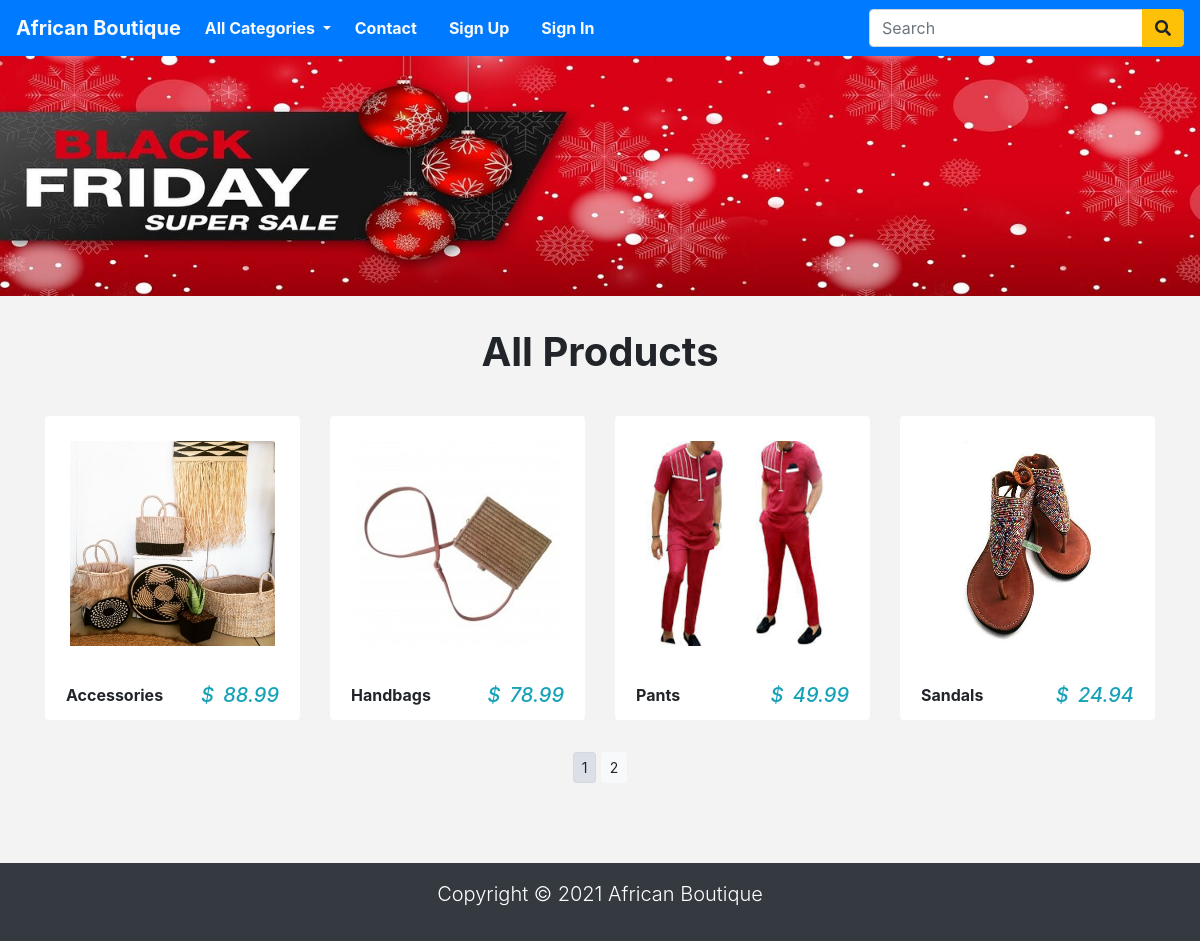
Before: / with the older database file.
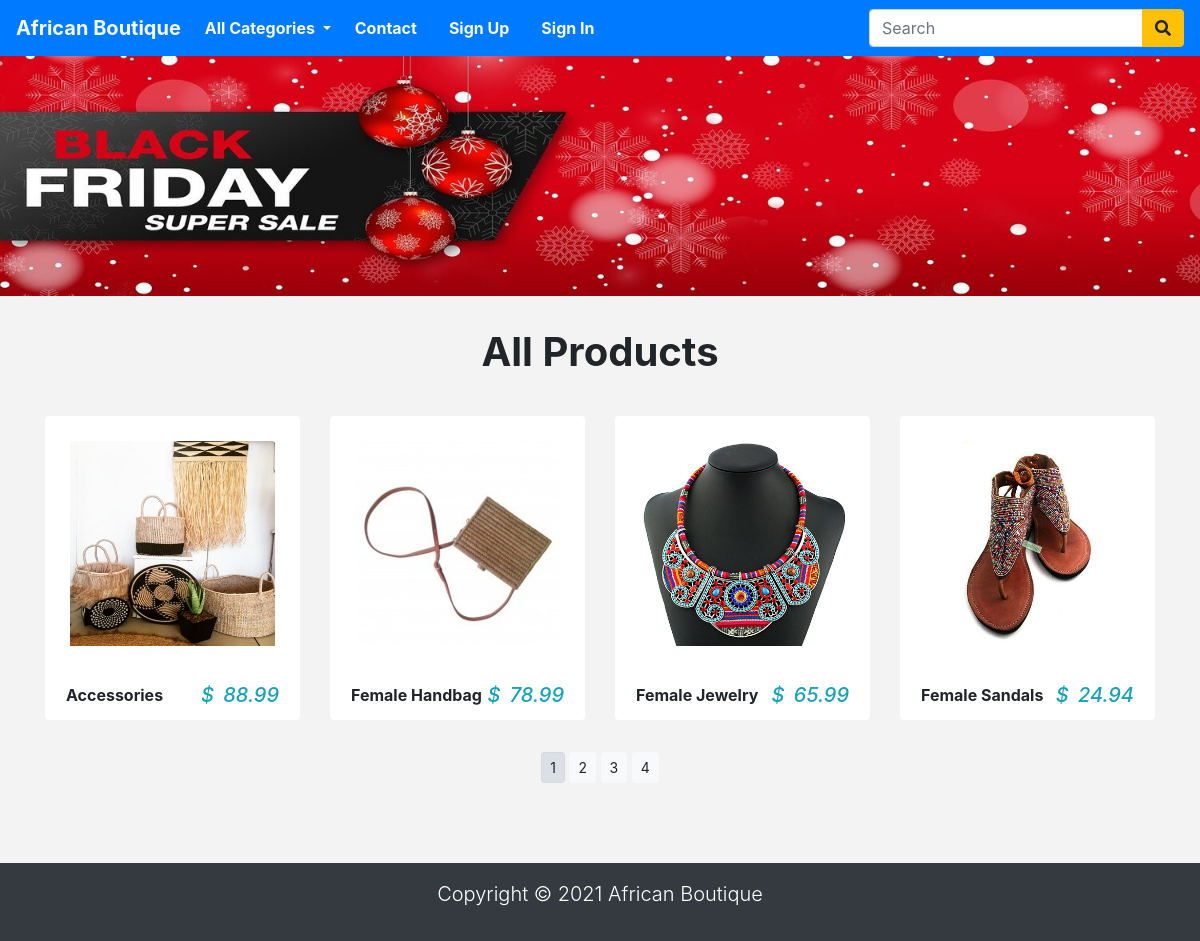
After: the same page with the newer database file.
### store/models.py (models this page shows, shortened)
class Product(models.Model):
    name = models.CharField(max_length=250, unique=True)
    slug = models.SlugField(max_length=250, unique=True)
    description = models.TextField(blank=True)
    category = models.ForeignKey(Category, on_delete=models.CASCADE)
    price = models.DecimalField(max_digits=10, decimal_places=2)
    image = models.ImageField(upload_to='product', blank=True)
    stock = models.IntegerField()
    available = models.BooleanField(default=True)
    created = models.DateTimeField(auto_now_add=True)
    updated = models.DateTimeField(auto_now=True)
    class Meta:
        ordering = ('name',)
        verbose_name = 'product'
        verbose_name_plural = 'products'
    def get_url(self):
        return reverse('product_detail', args=[self.category.slug, self.slug])

### store/views.py (the view)
# urls.py: 2. Add a URL to urlpatterns:  path('', views.home, name='home')
def home(request, category_slug=None):
    category_page = None
    products_list = None
    if category_slug != None:
        category_page = get_object_or_404(Category, slug=category_slug)
        products_list = Product.objects.filter(category=category_page, available=True)
    else:
        products_list = Product.objects.all().filter(available=True)
    paginator = Paginator(products_list, 4)
    try:
        page = int(request.GET.get('page', '1'))
    except:
        page = 1
    try:
        products = paginator.page(page)
    except(EmptyPage, InvalidPage):
        products = paginator.page(paginator.num_pages)
    return render(request, 'home.html', {'category': category_page, 'products': products})

### store/context_processors.py (called while the page is built)
def counter(request):
    item_count = 0
    if 'admin' in request.path:
        return {}
    else:
        try:
            cart=Cart.objects.filter(cart_id=_cart_id(request))
            cart_items = CartItem.objects.all().filter(cart=cart[:1])
            for cart_item in cart_items:
                item_count += cart_item.quantity
        except Cart.DoesNotExist:
            item_count = 0
    return dict(item_count=item_count)

def menu_links(request):
    links = Category.objects.all()
    return dict(links=links)

### store/models.py (called while the page is built)
    def get_url(self):
        return reverse('products_by_category', args=[self.slug])

### store/views.py (called while the page is built)
def _cart_id(request):
    cart = request.session.session_key
    if not cart:
        cart = request.session.create()
    return cart

### store/templates/home.html (shortened to what this page needs)
{% extends 'base.html' %}
{% load static %}
{% block content %}
    <div class="container-fluid">
        <div class="row">
            <img style="width: 100%" src="{% static 'img/banner.jpg' %}" alt="">
        </div>
    </div>
    <div class="py-4">
        <div class="container">
            <div class="row">
                <div class="col-10 mx-auto my-2 text-center">
                    <h1 class="text-captitalze font-weight-bold">
                        All Products
                    </h1>
                </div>
            </div>
        </div>
    </div>
    <div class="container">
        <div class="row">
            {% for product in products %}
            <div class="col-9 mx-auto col-md-6 col-lg-3">
                <div class="card mb-4" style="border-color: transparent;">
                    <div class="p-4">
                        <a href="{{product.get_url}}">
                            <img src="{{product.image.url}}" class="card-img-top" alt="{{product.name}}">
                        </a>
                    </div>
                    <div class="card-footer d-flex justify-content-between" style="background: transparent; border-color: transparent;">
                        <p class="font-weight-bold mb-0">{{product.name}}
                        </p>
                        <h5 class="text-info font-italic mb-0">
                            <span class="mr-1">$</span> {{product.price}}
                        </h5>
                    </div>
                </div>
            </div>
            {% endfor %}
        </div>
        <div class="col-10 mx-auto my-2 text-center">
            {% if products.paginator.num_pages > 1 %}
                {% for page_number in products.paginator.page_range %}
                    <a href="?page={{page_number}}" class="btn btn-light btn-sm {% if products.number == page_number %}active{% endif %}">
                    {{page_number}}</a>
                {% endfor %}
            {% endif %}
        </div>
        <br>
    </div>
{% endblock %}

### store/templates/base.html (shortened to what this page needs)
{% load static %}
<!DOCTYPE html>
<html lang="en">
<head>
    <link rel="stylesheet" href="https://stackpath.bootstrapcdn.com/bootstrap/4.3.1/css/bootstrap.min.css">
    <link rel="stylesheet" href="https://use.fontawesome.com/releases/v5.8.1/css/all.css">
    <link rel="stylesheet" href="{% static 'css/base.css' %}">
    <link rel="stylesheet" href="{% static 'css/cart.css' %}">
</head>
<body>
    {% include 'navbar.html' %}
    {% block content %}
    {% endblock %}
    {% include 'footer.html' %}
</body>
</html>

### store/templates/navbar.html (shortened to what this page needs)
<nav class="navbar navbar-expand-md navbar-light bg-primary">
    <a class="navbar-brand text-light font-weight-bold" href="/">African Boutique</a>
    <div class="collapse navbar-collapse justify-content-between" id="nav">
        <ul class="navbar-nav">
            <li class="nav-item dropdown">
                <a class="nav-link active text-light font-weight-bold px-2 dropdown-toggle" href="" data-toggle="dropdown">
                    All Categories
                </a>
            </li>
            <li class="nav-item">
                <a class="nav-link active text-light font-weight-bold px-3" href="{% url 'contact' %}">Contact</a>
            </li>
            {% if request.user.is_authenticated and request.user.first_name %}
            <li class="nav-item dropdown">
                <a class="nav-link text-light font-weight-bold px-3 dropdown-toggle" data-toggle="dropdown">
                Hello, <i class="fas fa-user circle"></i>
                </a>
                <div class="dropdown-menu">
                    <a class="dropdown-item" href="{% url 'order_history' %}">Order History</a>
                </div>
            </li>
            <li class="nav-item">
                <a class="nav-link text-light font-weight-bold px-3" href="{% url 'signout' %}">
                Sign Out <i class="fas fa-sign-out-alt"></i>
                </a>
            </li>
            {% else %}
            <li class="nav-item">
                <a class="nav-link text-light font-weight-bold px-3" href="{% url 'signup' %}">
                Sign Up </>
                </a>
            </li>
            <li class="nav-item">
                <a class="nav-link text-light font-weight-bold px-3" href="{% url 'signin' %}">
                Sign In </i>
                </a>
            </li>
            {% endif %}
        </ul>
        <form class="form-inline ml-3" action="{% url 'search' %}" , method="GET">
            <div class="input-group">
                <input type="text" name="title" class="form-control" placeholder="Search">
                <div class="input-group-append">
                    <button type="submit" class="btn btn-warning"><i class="fas fa-search"></i></button>
                </div>
            </div>
        </form>
    </div>
</nav>

### store/templates/footer.html
<footer class="bg-dark text-white mt-5 p-3">
    <div class="container">
        <p class="lead text-center">Copyright &copy; 2021 African Boutique</p>
    </div>
</footer>

### store/static/css/base.css (style rules this page uses)
body { background: #f3f3f3; }

Changed rows visible on the page:
no longer on this page (row edited): Product: image (picture), name "Pants", price "49.99"
changed Product: name "Handbags" → "Female Handbag"
added Product: image (picture), name "Female Jewelry", price "65.99"
changed Product: name "Sandals" → "Female Sandals"
Other visible differences:
new list line: "3"
new list line: "4"
